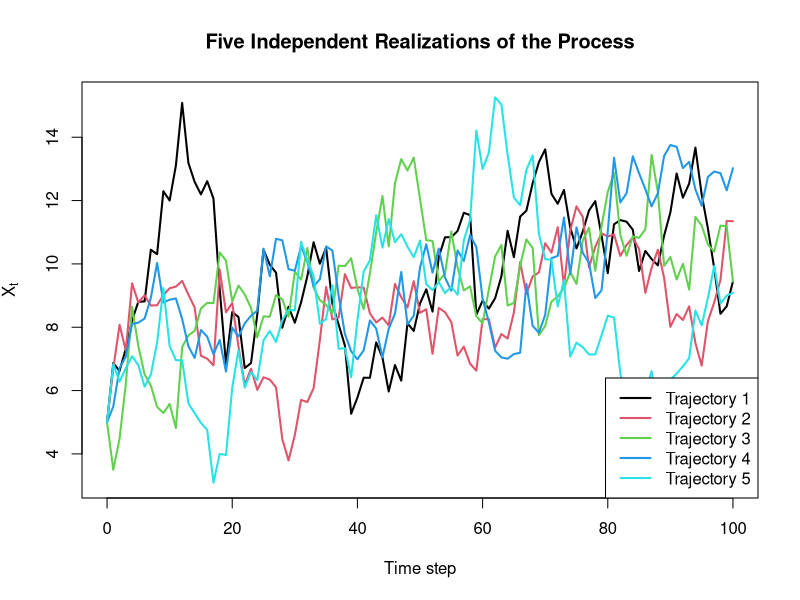
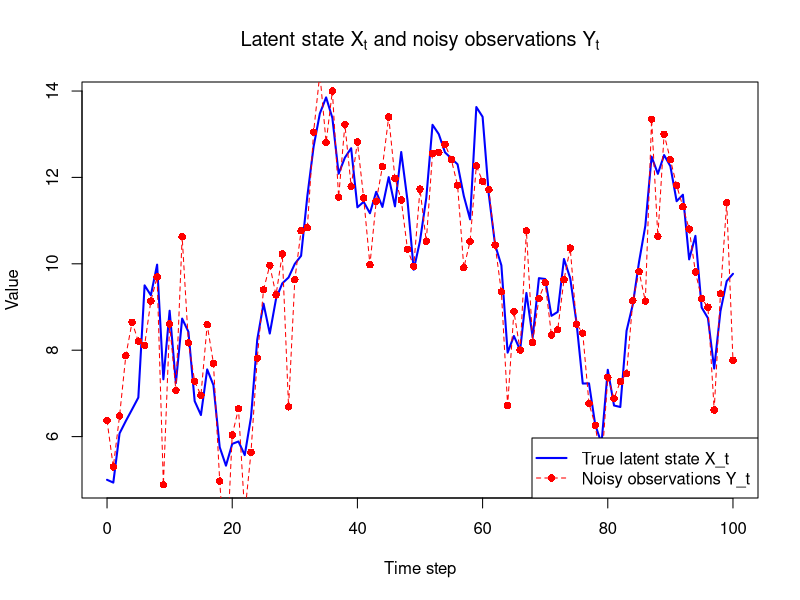
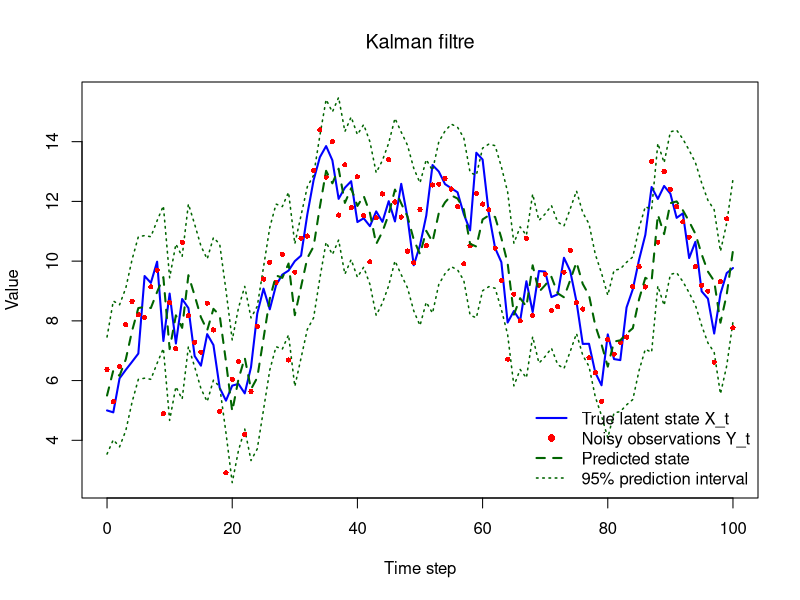
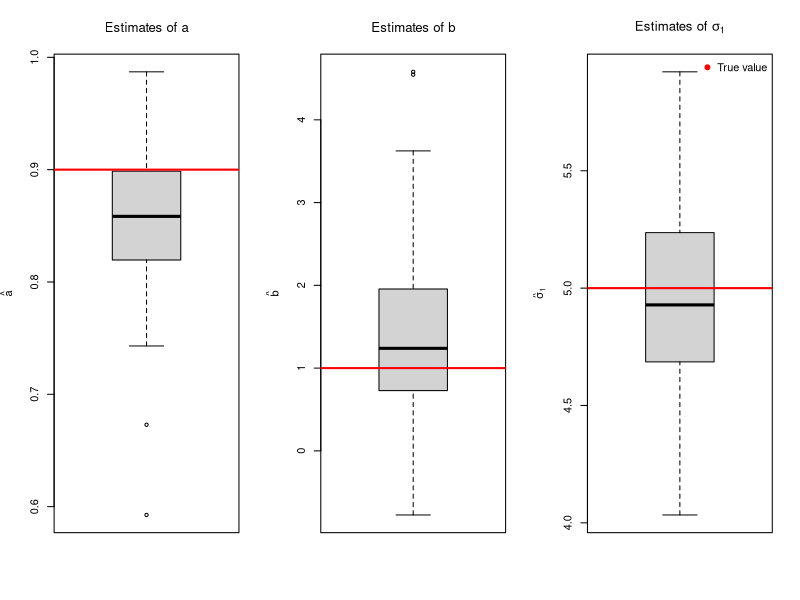

The R script that drew these images, in order:
## ---- chunk 1
## ------------------------------------------------------------
## Simulate 5 independent realizations of:
## X_t = a X_{t-1} + b + e_t,  e_t ~ N(0, sigma1^2)
## ------------------------------------------------------------

set.seed(42)   # Reproducibility

## Parameters
a <- 0.9
b <- 1
sigma1 <- 1
X0 <- 5

n <- 100
n_sim <- 5

## Matrix for saving trajectories
## Rows = time points 0,...,100
## Columns = independent simulations
X <- matrix(NA, nrow = n + 1, ncol = n_sim)

## Initial value
X[1, ] <- X0

## Simulation
for (j in 1:n_sim) {
  for (t in 2:(n + 1)) {
    e_t <- rnorm(1, mean = 0, sd = sigma1)
    X[t, j] <- a * X[t - 1, j] + b + e_t
  }
}

## Time index
time <- 0:n

## Plot all 5 trajectories
matplot(
  time, X,
  type = "l",
  lty = 1,
  lwd = 2,
  col = 1:n_sim,
  xlab = "Time step",
  ylab = expression(X[t]),
  main = "Five Independent Realizations of the Process"
)

legend(
  "bottomright",
  legend = paste("Trajectory", 1:n_sim),
  col = 1:n_sim,
  lty = 1,
  lwd = 2
)
## ---- chunk 2
## ------------------------------------------------------------
## Simulate one realization of the state-space model:
##
## X_t = a X_{t-1} + b + e1_t,   e1_t ~ N(0, sigma1^2)
## Y_t = X_t + e2_t,             e2_t ~ N(0, sigma2^2)
## ------------------------------------------------------------

set.seed(42)   # Reproducibility

## Parameters
a <- 0.9
b <- 1
sigma1 <- 1
sigma2 <- 1
X0 <- 5

n <- 100

## Vectors for saving latent states and observations
X <- rep(NA, n + 1)
Y <- rep(NA, n + 1)

## Initial state
X[1] <- X0

## Simulate observation at time 0
Y[1] <- X[1] + rnorm(1, mean = 0, sd = sigma2)

## Simulate process and observations
for (t in 2:(n + 1)) {
  e1_t <- rnorm(1, mean = 0, sd = sigma1)
  e2_t <- rnorm(1, mean = 0, sd = sigma2)
  
  X[t] <- a * X[t - 1] + b + e1_t
  Y[t] <- X[t] + e2_t
}

## Time index
time <- 0:n

## Plot latent state and noisy observations
plot(
  time, X,
  type = "l",
  lwd = 2,
  col = "blue",
  xlab = "Time step",
  ylab = "Value",
  main = expression("Latent state " * X[t] * " and noisy observations " * Y[t])
)

points(
  time, Y,
  col = "red",
  pch = 16
)

lines(
  time, Y,
  col = "red",
  lty = 2
)

legend(
  "bottomright",
  legend = c("True latent state X_t", "Noisy observations Y_t"),
  col = c("blue", "red"),
  lty = c(1, 2),
  pch = c(NA, 16),
  lwd = c(2, 1)
)
## ---- chunk 3
## ------------------------------------------------------------
## Kalman filter for scalar state-space model:
##
## X_t = a X_{t-1} + b + e1_t,   e1_t ~ N(0, sigma1^2)
## Y_t = X_t + e2_t,             e2_t ~ N(0, R)
##
## Here C = 1, so no matrix operations are needed.
## ------------------------------------------------------------

myKalmanFilter <- function(
  y,              # Vector of observations Y_t
  theta,          # theta = c(a, b, sigma1)
  R,              # Measurement noise variance sigma2^2
  x_prior = 0,    # Initial prior mean for X_0
  P_prior = 10    # Initial prior variance for X_0
) {
  a <- theta[1]
  b <- theta[2]
  sigma1 <- theta[3]
  
  Q <- sigma1^2   # Process noise variance
  
  N <- length(y)
  
  x_pred <- numeric(N)         # Predicted state mean
  P_pred <- numeric(N)         # Predicted state variance
  
  x_filt <- numeric(N)         # Filtered state mean
  P_filt <- numeric(N)         # Filtered state variance
  
  innovation <- numeric(N)     # y_t - predicted y_t
  innovation_var <- numeric(N) # Var(y_t | past)
  
  for (t in seq_len(N)) {
    
    ## -------------------------
    ## Prediction step
    ## -------------------------
    if (t == 1) {
      x_pred[t] <- a * x_prior + b
      P_pred[t] <- a^2 * P_prior + Q
    } else {
      x_pred[t] <- a * x_filt[t - 1] + b
      P_pred[t] <- a^2 * P_filt[t - 1] + Q
    }
    
    
    ## -------------------------
    ## Update step
    ## -------------------------
    innovation[t] <- y[t] - x_pred[t]
    innovation_var[t] <- P_pred[t] + R
    
    K_t <- P_pred[t] / innovation_var[t]
    
    x_filt[t] <- x_pred[t] + K_t * innovation[t]
    P_filt[t] <- P_pred[t] - K_t * innovation_var[t] * K_t
    
    ## Equivalent scalar formula:
    ## P_filt[t] <- (1 - K_t) * P_pred[t]
  }
  
  return(list(
    x_pred = x_pred,
    P_pred = P_pred,
    x_filt = x_filt,
    P_filt = P_filt,
    innovation = innovation,
    innovation_var = innovation_var
  ))
}
## ---- chunk 4
## ------------------------------------------------------------
## Simulate one realization
## ------------------------------------------------------------

set.seed(42)

a <- 0.9
b <- 1
sigma1 <- 1
sigma2 <- 1

R <- sigma2^2
X0 <- 5
n <- 100

X <- rep(NA, n + 1)
Y <- rep(NA, n + 1)

X[1] <- X0
Y[1] <- X[1] + rnorm(1, mean = 0, sd = sigma2)

for (t in 2:(n + 1)) {
  e1_t <- rnorm(1, mean = 0, sd = sigma1)
  e2_t <- rnorm(1, mean = 0, sd = sigma2)
  
  X[t] <- a * X[t - 1] + b + e1_t
  Y[t] <- X[t] + e2_t
}

time <- 0:n
## ---- chunk 5
## ------------------------------------------------------------
## Apply Kalman filter
## ------------------------------------------------------------

theta <- c(a, b, sigma1)

kf <- myKalmanFilter(
  y = Y,
  theta = theta,
  R = R,
  x_prior = 5,
  P_prior = 0
)


## ---- chunk 6
## ------------------------------------------------------------
## 95% confidence interval for predicted state
## ------------------------------------------------------------

upper <- kf$x_pred + 1.96 * sqrt(kf$P_pred)
lower <- kf$x_pred - 1.96 * sqrt(kf$P_pred)

ylim_range <- range(c(X, Y, lower, upper), na.rm = TRUE)

plot(
  time, X,
  type = "l",
  lwd = 2,
  col = "blue",
  ylim = ylim_range,
  xlab = "Time step",
  ylab = "Value",
  main = expression("Kalman filtre")
)

## Add confidence interval
lines(time, upper, col = "darkgreen", lty = 3, lwd = 1.5)
lines(time, lower, col = "darkgreen", lty = 3, lwd = 1.5)

## Add observations
points(time, Y, col = "red", pch = 16, cex = 0.7)

## Add predicted state
lines(time, kf$x_pred, col = "darkgreen", lty = 2, lwd = 2)

legend(
  "bottomright",
  legend = c(
    "True latent state X_t",
    "Noisy observations Y_t",
    "Predicted state",
    "95% prediction interval"
  ),
  col = c("blue", "red", "darkgreen", "darkgreen"),
  lty = c(1, NA, 2, 3),
  pch = c(NA, 16, NA, NA),
  lwd = c(2, NA, 2, 1.5),
  bty = "n"
)
## ---- chunk 7
myLogLikFun <- function(theta, y, R, x_prior = 0, P_prior = 10) {
  a <- theta[1]
  b <- theta[2]
  sigma1 <- theta[3]
  
  # Optional: prevent invalid standard deviations
  if (sigma1 <= 0) {
    return(Inf)
  }
  
  # Call the Kalman filter function
  kf_result <- myKalmanFilter(
    y = y,
    theta = theta,
    R = R,
    x_prior = x_prior,
    P_prior = P_prior
  )
  err <- kf_result$innovation        # v_t = y_t - y_hat_t
  S <- kf_result$innovation_var      # S_t = Var(v_t)
  
  # Log-likelihood for Gaussian innovations
  logL <- sum(
    -0.5 * (
      log(2 * pi) +
      log(S) +
      (err^2 / S)
    )
  )
  
  return(-logL)  # negative log-likelihood for minimization
}
## ---- chunk 8
## ------------------------------------------------------------
## Simulate scalar state-space model
##
## X_t = a X_{t-1} + b + e1_t,   e1_t ~ N(0, sigma1^2)
## Y_t = X_t + e2_t,             e2_t ~ N(0, R)
## ------------------------------------------------------------

simulateSystem <- function(
  n,
  theta,
  R,
  x0 = 0
) {
  a <- theta[1]
  b <- theta[2]
  sigma1 <- theta[3]
  
  x <- numeric(n)
  y <- numeric(n)
  
  x[1] <- a * x0 + b + rnorm(1, mean = 0, sd = sigma1)
  y[1] <- x[1] + rnorm(1, mean = 0, sd = sqrt(R))
  
  for (t in 2:n) {
    x[t] <- a * x[t - 1] + b + rnorm(1, mean = 0, sd = sigma1)
    y[t] <- x[t] + rnorm(1, mean = 0, sd = sqrt(R))
  }
  
  return(list(
    x = x,
    y = y
  ))
}
## ---- chunk 9
## ------------------------------------------------------------
## Estimate parameters from 100 independent simulations
## ------------------------------------------------------------

set.seed(123)

n <- 100
n_sim <- 100

theta_true <- c(0.9, 1, 5)
names(theta_true) <- c("a", "b", "sigma1")

R <- 1   # known measurement noise variance

estimates <- matrix(NA, nrow = n_sim, ncol = 3)
colnames(estimates) <- c("a_hat", "b_hat", "sigma1_hat")

convergence <- numeric(n_sim)

for (i in seq_len(n_sim)) {
  
  sim <- simulateSystem(
    n = n,
    theta = theta_true,
    R = R,
    x0 = 0
  )
  
  fit <- optim(
    par = c(0.5, 0.5, 0.5),
    fn = myLogLikFun,
    y = sim$y,
    R = R,
    method = "L-BFGS-B",
    lower = c(-0.999, -Inf, 1e-6),
    upper = c(0.999, Inf, Inf)
  )
  
  estimates[i, ] <- fit$par
  convergence[i] <- fit$convergence
}

estimates <- as.data.frame(estimates)

head(estimates)
## ---- chunk 10
## ------------------------------------------------------------
## Numerical summary
## ------------------------------------------------------------

summary_results <- data.frame(
  Parameter = c("a", "b", "sigma1"),
  True_value = theta_true,
  Mean_estimate = colMeans(estimates),
  Median_estimate = apply(estimates, 2, median),
  SD_estimate = apply(estimates, 2, sd),
  Bias = colMeans(estimates) - theta_true
)

print(summary_results)

cat("Number of failed optimizations:", sum(convergence != 0), "\n")
## ---- chunk 11
## ------------------------------------------------------------
## Boxplots of parameter estimates
## ------------------------------------------------------------

par(mfrow = c(1, 3))

boxplot(
  estimates$a_hat,
  main = expression("Estimates of " * a),
  ylab = expression(hat(a))
)
abline(h = theta_true["a"], col = "red", lwd = 2)

boxplot(
  estimates$b_hat,
  main = expression("Estimates of " * b),
  ylab = expression(hat(b))
)
abline(h = theta_true["b"], col = "red", lwd = 2)

boxplot(
  estimates$sigma1_hat,
  main = expression("Estimates of " * sigma[1]),
  ylab = expression(hat(sigma)[1])
)
abline(h = theta_true["sigma1"], col = "red", lwd = 2)

legend(
  "topright",
  legend = "True value",
  col = "red",
  pch = 19,
  bty = "n"
)
